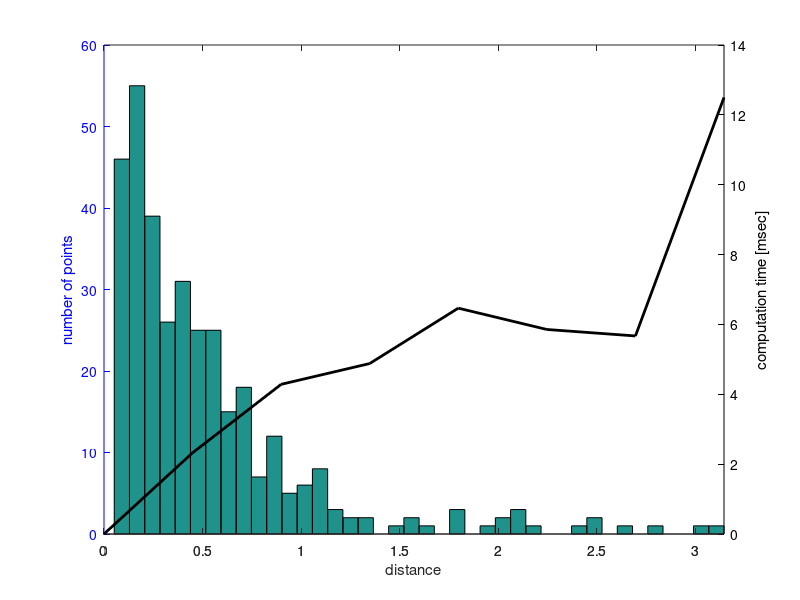
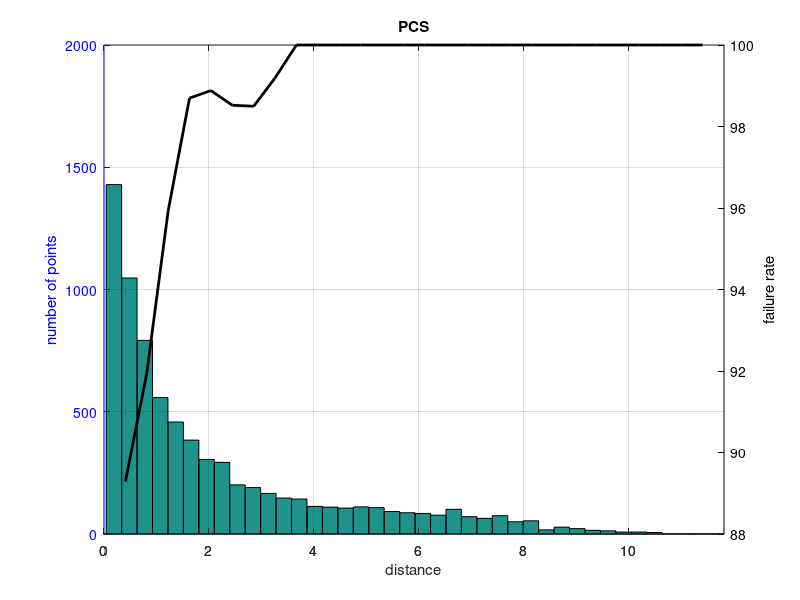
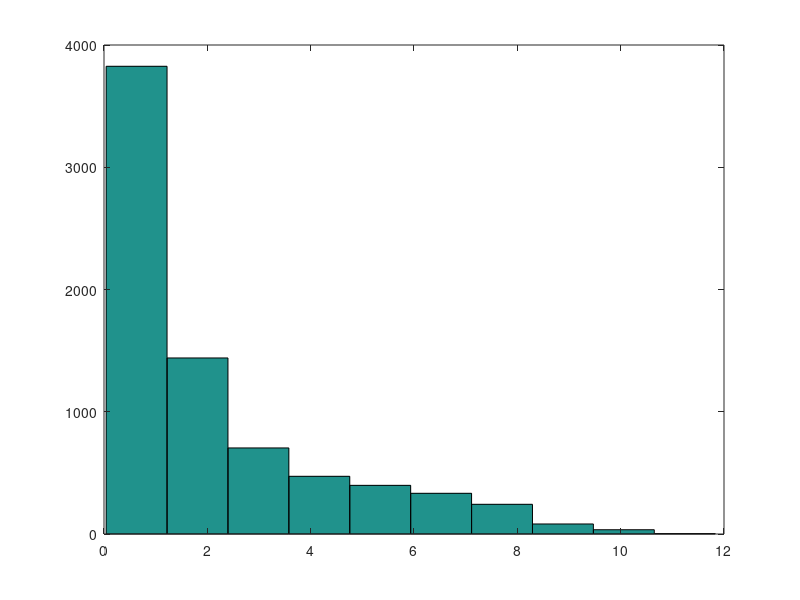

Reproduce these figures in MATLAB, in order.
% In this test, I test failure rate of local connections while considering
% the ABB joint limits and obstacles. This should give an idea about the
% performance of the Lazy strategy
% The success rate is also tracked to calculate visibility.
% last updated: 08/29/17

% pcs_rbs_verification.txt
% seed: 1504026552
% Results in the above files in this form:
% f << {success} << " " << {path verified} << " " << {distance between confs.} << " " << rbs_time << endl;

clear all
clc

D = load('pcs_rbs_verification_withObs.txt');

%% Verification

suc = D(:,1)==1;
verf = D(:,2)==1;

disp(['Results of ' num2str(size(D,1)) ' local-connection queries.']);

disp(['Percent of successful local-connections that were verified: ' num2str(sum(verf & suc)/sum(suc)*100) '%']);

%%

disp(['Avg. runtime for successful local-connection: ' num2str(mean(D(suc,4))*1e3)  ' +/- ' num2str(std(D(suc,4))/sqrt(size(D(suc,4),1))*1e3) ' msec ']);
disp(['Avg. runtime for failed local-connection: ' num2str(mean(D(~suc,4))*1e3)  ' +/- ' num2str(std(D(suc,4))/sqrt(size(D(~suc,4),1))*1e3) ' msec ']);

disp(['Success rate/visibility for the RBS: ' num2str(sum(suc)/size(D,1)*100) '%']);

%% Runtime

clear td d
Dd = D(suc,3);
Td = D(suc,4);
max_d = max(Dd);
d = linspace(0, max_d, 8);
for i = 2:length(d)
    M = Td(Dd>=d(i-1) & Dd<d(i));
    td(i) = mean(M);
end
td(1) = 0;

figure(1)
hist(Dd, 40);
hold on
[hAx,hLine1,hLine2] = plotyy(0,0,d, td*1000);
hold off
set(hLine2,'color','k','linewidth',2)
set(hAx,{'ycolor'},{'b';'k'})
xlabel('distance');
ylabel(hAx(1),'number of points');
ylabel(hAx(2),'computation time [msec]');
% ylim(hAx(1),[0 8500]);
% ylim(hAx(2),[0 0.12]);

%% Check uniformity

figure(3)
hist(D(:,3));

%% Visibility

clear V d
Dd = D(:,3);
max_d = max(Dd);
d = linspace(0, max_d, 30);
for i = 2:length(d)
    S = D(D(:,3)>=d(i-1) & D(:,3)<d(i), 1);
    V(i-1) = (1-sum(S)/length(S)) * 100;
end
% V(1) = 100;

figure(2)
hist(Dd, 40);
hold on
[hAx,hLine1,hLine2] = plotyy(0,0, d(2:end), V);
hold off
set(hLine2,'color','k','linewidth',2)
set(hAx,{'ycolor'},{'b';'k'})
xlabel('distance');
ylabel(hAx(2),'failure rate');
ylabel(hAx(1),'number of points');
title('PCS');
grid on
